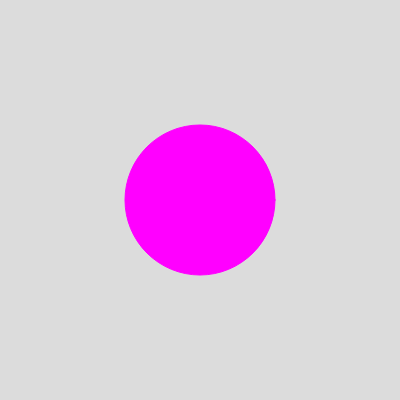
Frame 1 (no input)
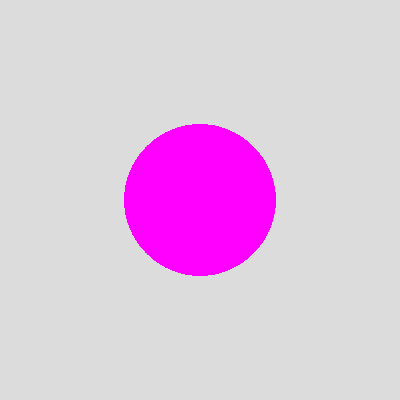
Frame 60 (no input)
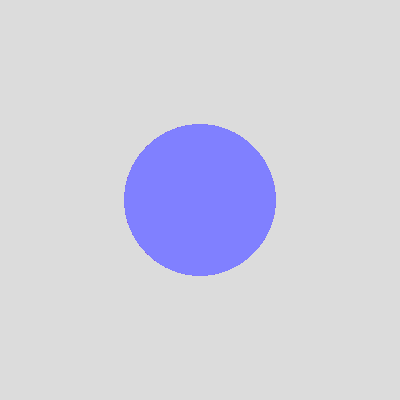
Frame 120 (the mouse pressed at the canvas centre since frame 60)

The p5.js sketch that drew these frames (run headless with seeded random() and noise() and a simulated clock; from frame 60 on, the mouse is pressed at the canvas centre):

// p5.js sketch
// ── sketch.js
let x, y, dia;
let r, g, b, a;

function setup() {
  createCanvas(400, 400);
  background(220);

  x = width / 2;
  y = height / 2;
  dia = 150;

  r = 255;
  g = 255;
  b = 255;
  a = 255;
}

function draw() {

  // Comment in the following lines, and
  // Experiment with the output range values!

  // x = map(mouseX, 0, width, 300, 100);
  // dia = map(mouseY, 0, height, 50, 400);

  r = map(mouseX, 0, width, 255, 0);
  g = map(mouseX, 0, width, 0, 255);
  // b = map(mouseY, 0, height, 0, 255);
  // a = map(mouseY, 0, height, 255, 0);

  stroke(r, g, b);
  fill(r, g, b, a);
  circle(x, y, dia);
}
